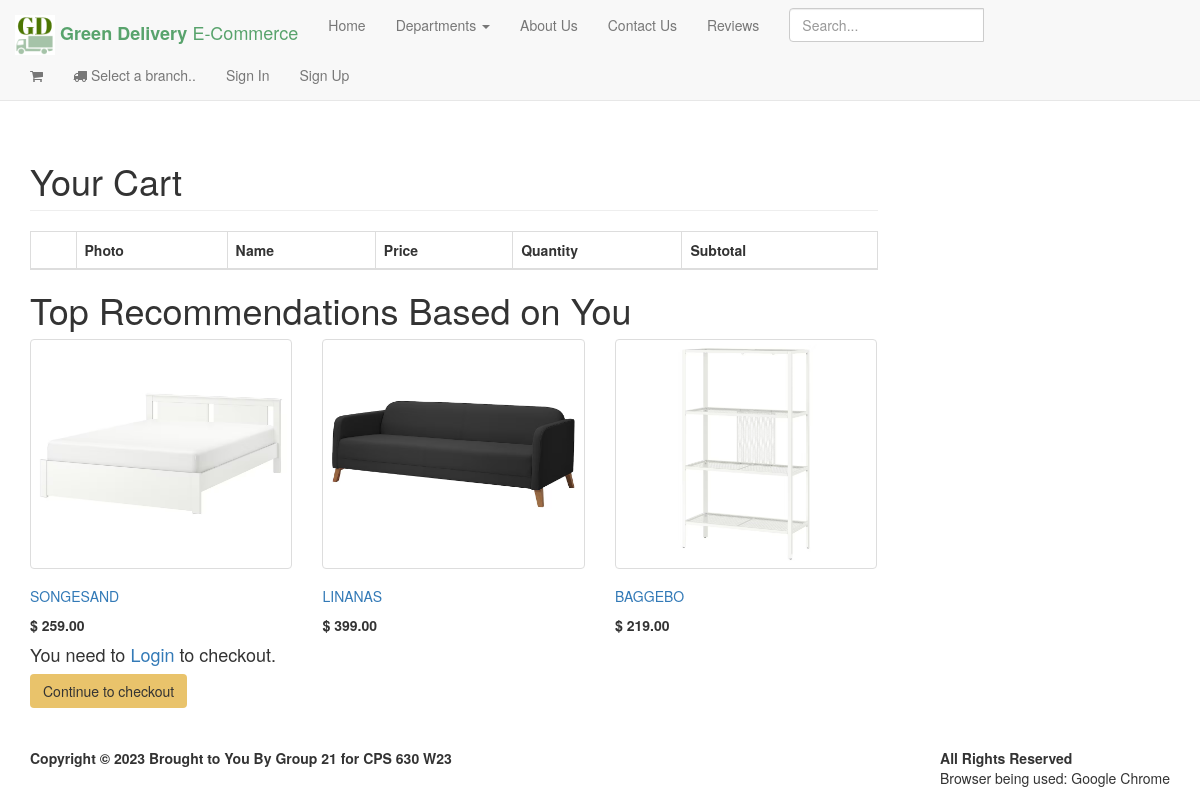
Page /cart_view.php on the committed database.
### tables this page shows
CREATE TABLE IF NOT EXISTS `items` (
  `id` int(11) AUTO_INCREMENT NOT NULL,
  `category_id` int(11) NOT NULL,
  `item_name` text NOT NULL,
  `keyword` varchar(200) NOT NULL,
  `dept_code` int(11) NOT NULL,
  `made_in` varchar(100) NOT NULL,
  `price` double NOT NULL,
  `description` text NOT NULL,
  `code` varchar(200) NOT NULL,
  `photo` varchar(200) NOT NULL,
  `counter` int(11) NOT NULL,
  PRIMARY KEY(id)
);

### cart_view.php (the view, shortened to what this page needs)
<?php include 'includes/session.php'; ?>
<?php include 'includes/header.php'; ?>
<body>
<div class="wrapper">
	<?php include 'includes/navbar.php'; ?>
    <div class="content-wrapper">
	    <div class="container">
	      <section class="content">
	        <div class="row">
	        	<div class="col-sm-9">
	        		<h1 class="page-header">Your Cart</h1>
	        		<div class="box box-solid">
	        			<div class="box-body">
		        		<table class="table table-bordered">
                            <thead>
                                    <th></th>
                                    <th>Photo</th>
                                    <th>Name</th>
                                    <th>Price</th>
                                    <th width="20%">Quantity</th>
                                    <th>Subtotal</th>
                                </thead>
                            </table>
                            </div>
                        </div>
						<h1>Top Recommendations Based on You</h1>
						<?php
						$conn = $pdo->open();
						try{
							$inc = 3;
							$stmt = $conn->prepare("SELECT * FROM items WHERE id BETWEEN 1 AND 18 ORDER BY RAND() LIMIT 3;");
							$stmt->execute(['catid' => $catid]);
							foreach ($stmt as $row) {
								$image = (!empty($row['photo'])) ? 'images/'.$row['photo'] : 'images/noimage.jpg';
								$inc = ($inc == 3) ? 1 : $inc + 1;
								if($inc == 1) echo "<div class='row'>";
								echo "
									<div class='col-sm-4'>
										<div class='box box-solid' id='".$row['item_name'].'_'.$row['id'].'_'.$row['price']."'>
											<div draggable='true' class='box-body prod-body'>
												<img src='".$image."' width='100%' height='230px' class='thumbnail'>
												<h5><a href='product.php?item=".$row['code']."'>".$row['item_name']."</a></h5>
											</div>
											<div class='box-footer'>
												<b>&#36; ".number_format($row['price'], 2)."</b>
											</div>
										</div>
									</div>
								";
								if($inc == 3) echo "</div>";
							}
						}
						catch(PDOException $e){
							echo "A connection cannot be established: " . $e->getMessage();
						}
						?>
                        <?php
	        			if(isset($_SESSION['user'])){
	        				echo "
	        					<div id='pay-button'></div>
	        				";
	        			}
	        			else{
	        				echo "
	        					<h4>You need to <a href='signin.php'>Login</a> to checkout.</h4>
	        				";
	        			}
	        		?>
                <form method="POST" action="checkout.php">
				<input type="submit" value="Continue to checkout" style="background-color: #E9C36B;" class="btn">
				</form>
			</div>
            </div>
        </section>
        </div>
	  </div>
  	<?php include 'includes/footer.php'; ?>
</div>

### main.css (style rules this page uses)
table, td, th { border: 1px solid; }
table { width: 100%; border-collapse: collapse; }

### rows in the picture
items: photo (picture), item_name "SONGESAND", price "259.00"
items: photo (picture), item_name "LINANAS", price "399.00"
items: photo (picture), item_name "BAGGEBO", price "219.00"
